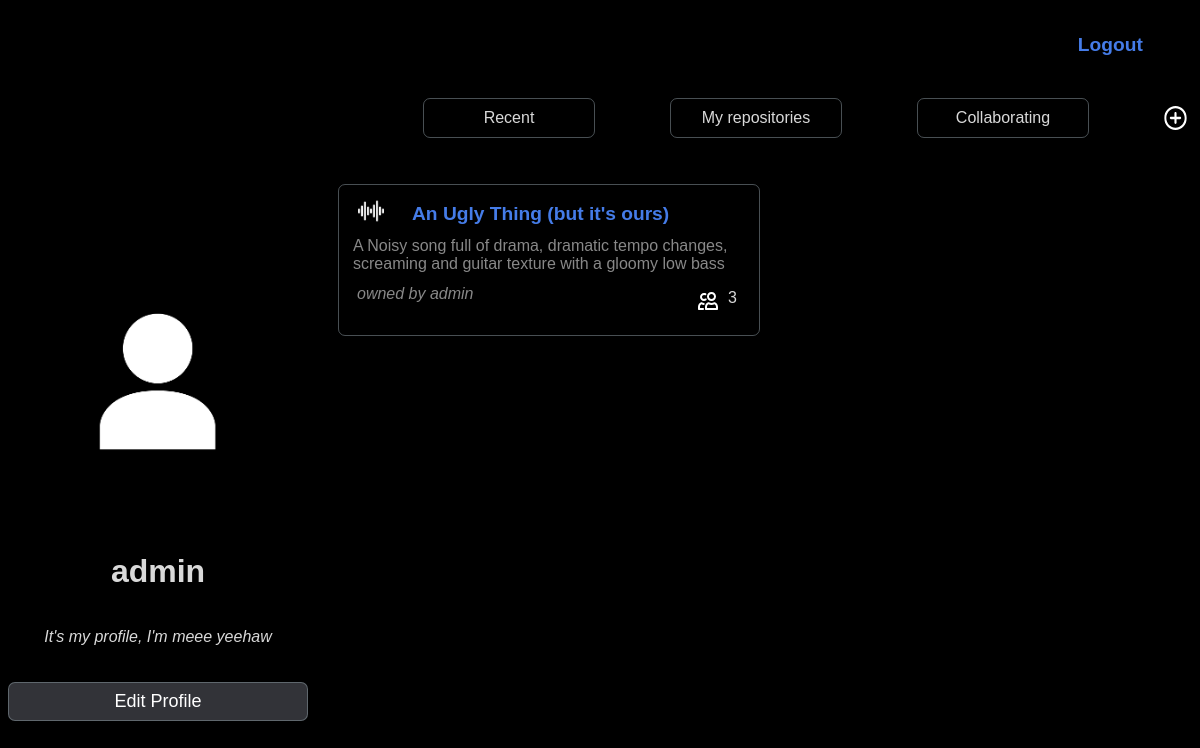
/dashboard (signed in), run on an earlier commit of the app's database.
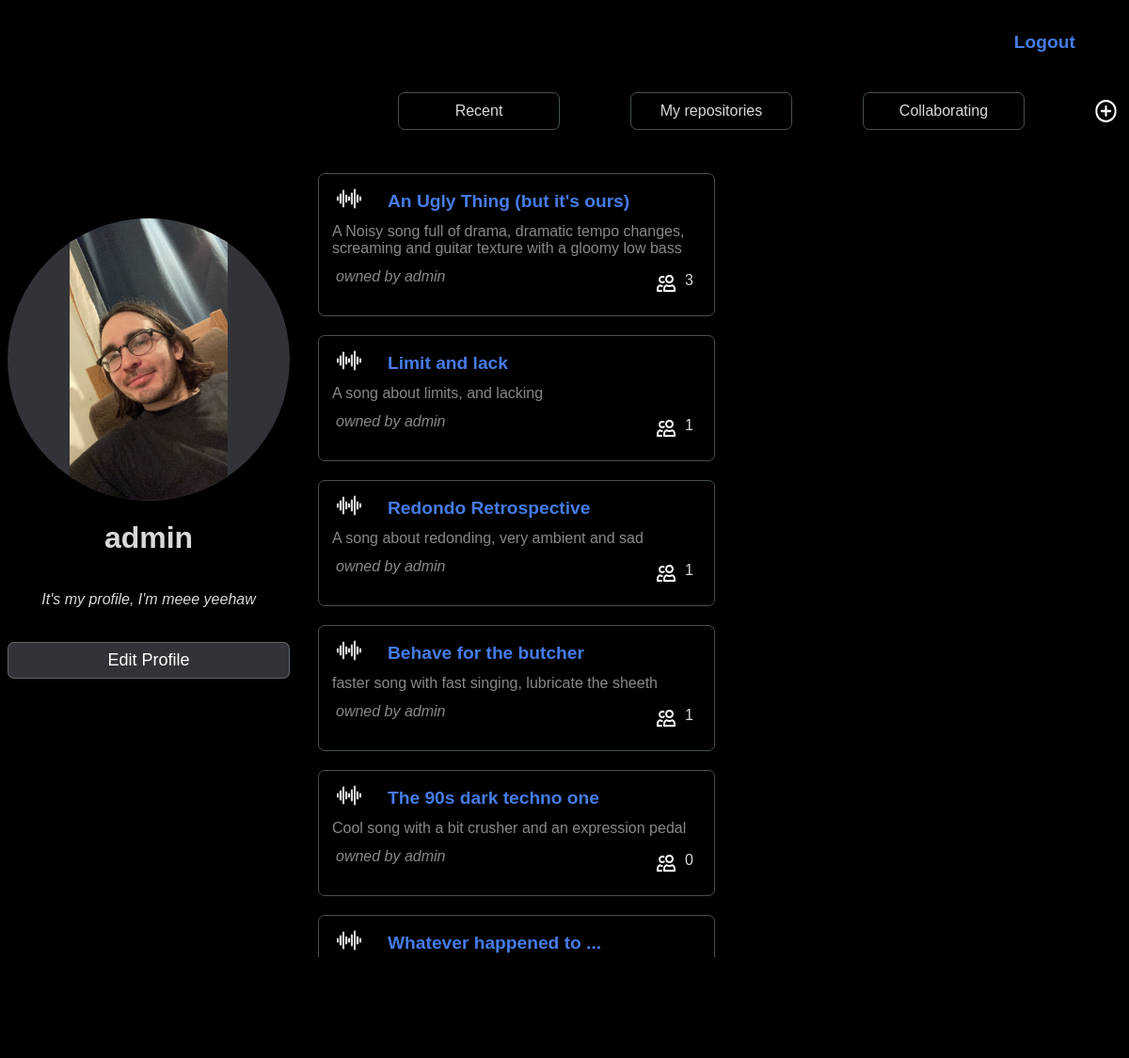
And on a later commit of the database.
### palinodes/models.py (models this page shows, shortened)
class User(AbstractUser):
    pass

class Profile(models.Model):
    user = models.OneToOneField(User, on_delete=models.CASCADE, related_name="profile")
    description = models.TextField(default="", max_length=300, blank=True)
    avatar = models.ImageField(upload_to=get_avatar_path, blank=True)
    @property
    def repositories(self):
        return Directory.objects.filter(owner=self.user, parent = None)

class Directory(models.Model):
    name = models.CharField(max_length=50)
    description = models.TextField(max_length=300, blank=True, null=True)
    created = models.DateField(auto_now=True)
    owner = models.ForeignKey(User, on_delete=models.CASCADE, related_name="directories")
    collaborators = models.ManyToManyField(User, blank=True, related_name="collaborating")
    parent = models.ForeignKey("self", blank=True, null=True, on_delete=models.CASCADE, related_name="subdirectories")
    @property
    def number_of_collaborators(self):
        return self.collaborators.count()

### palinodes/views.py (the view)
# urls.py: path("dashboard", views.dashboard, name="dashboard"),
@login_required
def dashboard(request):
     return render(request, "palinodes/dashboard.html")

### palinodes/templates/palinodes/dashboard.html (shortened to what this page needs)
{% extends 'palinodes/layout.html' %}
{% load static %}
{% block body %}
<div id="profile-banner">
    {% if user.profile.avatar %}
    <img id="avatar" src={{user.profile.avatar.url}}>
    {% else %}
    <img style="background-color: black;" id="avatar" src='/media/Default-Profile-Picture.png' >
    {% endif %}
    <h1>{{user.username}}</h1>
    <p><em>{{user.profile.description}}</em></p>
    <button class="bordered clickable">Edit Profile</button>
</div>
<div id="repositories-list">
    <ul>
        <li class="bordered clickable" id="recent-btn">Recent</li>
        <li class="bordered clickable" id="my-repositories-btn">My repositories</li>
        <li class="bordered clickable" id="collaborating-btn">Collaborating</li>
        <li class="clickable" id="new-repository-icn" style= "width: auto; height: 24px; padding: 0px; border-radius:90%; align-self: center">
            <a href={% url 'new-repository' %}>
            </a>
        </li>
    </ul>
    <div id="repositories-container">
        {% if user.profile.repositories %}
            {% for repository in user.profile.repositories%}
            <div class="repositories-li owned-repositories bordered clickable">
                <div class="repository-link">
                    <a href={% url 'repository' repository.id %}>
                        <strong>{{repository.name}}</strong>
                    </a>
                </div>
                <p class="dash-repo-description">{{repository.description}}</p>
                <div class="dash-collaborators">
                    <p class="dash-repo-owner-name">owned by {{repository.owner.username}}</p>
                    <div>
                        <p>{{repository.number_of_collaborators}}</p>
                    </div>
                </div>
            </div>
            {% endfor %}
        {% endif %}
        {% if user.collaborating %}
            {% for repository in user.collaborating.all %}
            <div class="repositories-li collaborating-repositories bordered clickable">
                <div class="repository-link">
                    <a href={% url 'repository' repository.id %}>
                        <strong>{{repository.name}}</strong>
                    </a>
                </div>
                <p class="dash-repo-description">{{repository.description}}</p>
                <div class="dash-collaborators">
                    <p class="dash-repo-owner-name">owned by {{repository.owner.username}}</p>
                    <div>
                        <p>{{repository.number_of_collaborators}}</p>
                    </div>
                </div>
            </div>
            {% endfor %}
        {% endif %}
    </div>
</div>
{% endblock %}

### palinodes/templates/palinodes/layout.html (shortened to what this page needs)
{% load static %}
<!DOCTYPE html>
<html lang="en">
<head>
    <link rel="stylesheet" href={% static 'palinodes/index.css' %}>
</head>
<body>
    <nav id="top-navbar">
        <ul>
            <li><a href={% url 'logout' %}>Logout</a></li>
        </ul>
    </nav>
    <div id="body-block">
        {% block body %}{% endblock body %}
    </div>
</body>
</html>

### palinodes/static/palinodes/index.css (style rules this page uses)
body { background-color: black; color: rgb(217, 217, 217); text-decoration: none; font-family:sans-serif; max-width: 100vw; min-height: 100vh; }
* { border-color: red; }
a { text-decoration: none; color: #457CE8; font-weight:bold; font-size: larger; }
ul { list-style-type: none; }
img { object-fit: contain; }
button { margin-top: 20px; padding: 8px; color: white; font-size: large; width: 300px; background-color: #323338; }
.bordered { border: solid; border-color: #88959c88; border-width: 1px; border-radius: 7px; }
#top-navbar { display: flex; justify-content: flex-end; padding: 10px; background-color: black; width: 95%; }
#top-navbar ul { margin-left: 200px; }
#body-block { display: grid; min-height: 100vh; grid-template-columns: 2fr 4fr 1fr; }
#profile-banner { grid-column: 1 / span 1; margin-top: 150px; display: flex; flex-direction: column; align-items: center; }
#avatar { width: 300px; height: 300px; border-radius: 90%; background-color: #323338; }
#repositories-list { grid-column: 2 / span 1; display: flex; flex-direction: column; }
#repositories-list ul { display: flex; background-color: black; width: 100%; }
#repositories-list ul li { display: block; width: 150px; padding: 10px; text-align: center; margin-left: 75px; }
#new-repository-icn { align-self: center; border-radius: 90%; }
#repositories-container { margin: 20px auto auto 20px; align-self: center; width: 100%; display: flex; justify-content: baseline; flex-wrap: wrap; align-content: stretch; }
.repositories-li { flex-basis: 400px; margin: 10px; padding: 10px 10px; display: flex; flex-direction: column; justify-content: space-between; }
.repositories-li * { margin: 4px; }
.repository-link { display: flex; }
.repository-link svg { margin: 0px 20px 0px 5px; }
.dash-repo-owner-name { font-weight: 50; color: #ffffff88; font-style: italic; }
.dash-repo-description { font-weight: 50; color: #ffffff88; }
.dash-collaborators { display: flex; justify-content: space-between; }
.dash-collaborators div { display: flex; }

What changed in the data, as far as the page shows it:
changed User "admin": profile.avatar: picture added
added Directory: name "Limit and lack", description "A song about limits, and lacking", owner.username "admin", number_of_collaborators "1"
added Directory: name "Redondo Retrospective", description "A song about redonding, very ambient and sad", owner.username "admin", number_of_collaborators "1"
added Directory: name "Behave for the butcher", description "faster song with fast singing, lubricate the sheeth", owner.username "admin", number_of_collaborators "1"
added Directory: name "The 90s dark techno one", description "Cool song with a bit crusher and an expression pedal", owner.username "admin", number_of_collaborators "0"
added Directory: name "Whatever happened to ..."
